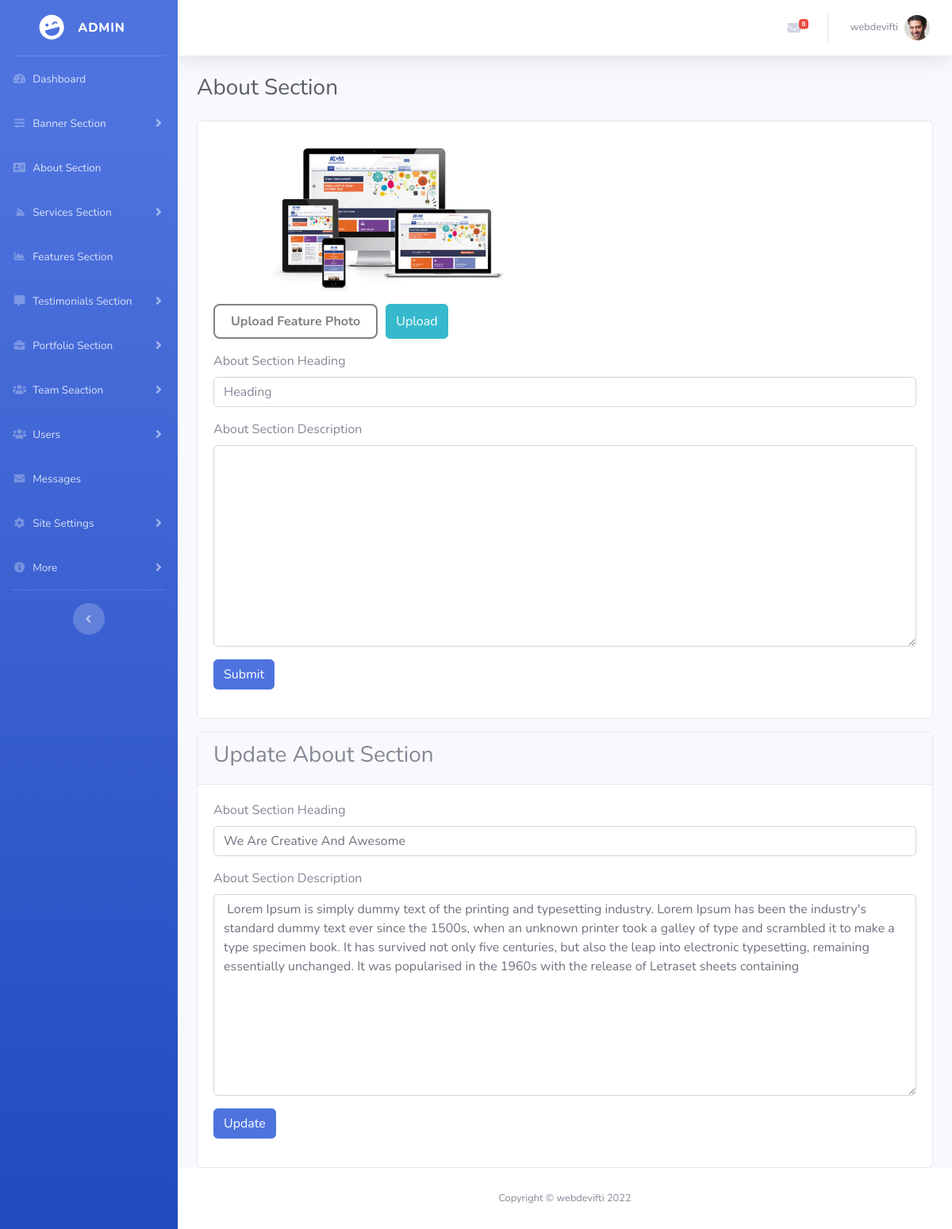
Screenshot of /admin/about-section.php (signed in) with the database file from the repository.
### tables this page shows
CREATE TABLE `users` (
  `id` int(11) NOT NULL,
  `full_name` varchar(255) NOT NULL,
  `username` varchar(255) NOT NULL,
  `email` varchar(255) NOT NULL,
  `password` varchar(255) NOT NULL,
  `role` varchar(20) NOT NULL,
  `status` tinyint(1) NOT NULL DEFAULT 1,
  `photo` varchar(255) DEFAULT NULL,
  `created_at` datetime NOT NULL DEFAULT current_timestamp(),
  `updated_at` datetime NOT NULL DEFAULT current_timestamp() ON UPDATE current_timestamp(),
  `phone_number` varchar(20) NOT NULL
);

CREATE TABLE `about_section` (
  `id` int(11) NOT NULL,
  `about_heading` varchar(255) NOT NULL,
  `about_desc` text NOT NULL,
  `about_feature_image` varchar(255) NOT NULL,
  `status` tinyint(1) NOT NULL DEFAULT 1,
  `user_id` int(11) NOT NULL,
  `created_at` datetime NOT NULL DEFAULT current_timestamp(),
  `updated_at` datetime NOT NULL DEFAULT current_timestamp() ON UPDATE current_timestamp()
);

### configs/messageFunction.php (called while the page is built, shortened)
<?php
function getMessages(){
    global $con;
    $result = mysqli_query($con, "SELECT * FROM `message_from_user` ORDER BY `sended_at` DESC LIMIT 10");
    return $result;
}

### configs/functions.php (called while the page is built, shortened)
<?php
function getLoggedInUserData($email){
    global $con;
    $query = "SELECT * FROM `users` WHERE `email` = '$email'";
    $excute_query = mysqli_query($con, $query);
    $result = mysqli_fetch_assoc($excute_query);
    return $result;
}

### configs/aboutFunction.php (called while the page is built, shortened)
<?php
function getAboutSection(){
    global $con;
    $query = mysqli_query($con, "SELECT * FROM `about_section`");
    if(mysqli_num_rows($query) > 0){
        $result = mysqli_fetch_assoc($query);
        return $result;
    }else {
        return false;
    }
}

### admin/about-section.php (the view, shortened to what this page needs)
<?php require 'layouts/header.php'; ?>
<?php
$getData = getAboutSection();
?>
        <?php require 'layouts/sidebar.php'; ?>
        <div id="content-wrapper" class="d-flex flex-column">
            <div id="content">
                <?php require 'layouts/topbar.php'; ?>
                <div class="container-fluid">
                    <div class="d-sm-flex align-items-center justify-content-between mb-4">
                        <h1 class="h3 mb-0 text-gray-800">About Section</h1>
                    </div>
                    <div class="row">
                        <div class="col-lg-12">
                            <div class="card">
                                <div class="card-body">
                                    <form action="about-section.php" method="POST" enctype="multipart/form-data">
                                        <div class="mb-3">
                                        <div class="" style="width: 100%;">
                                            <img style="border-radius:20px;margin-bottom: 10px;height: 200px;width: 50%;object-fit:contain" src="./uploads/about/<?= $getData['about_feature_image'] ?>" alt="Feature  Image">
                                            <div class="mb-3 d-flex justify-content-betwen">
                                                <div class="upload-btn-wrapper">
                                                    <button class="uploadBtn">Upload Feature Photo</button>
                                                </div>
                                                <button style="margin-left: 10px;" class="btn btn-info" type="submit" name="about_featureImage">Upload</button>
                                            </div>
                                        </div>
                                        </div>
                                    </form>
                                    <form action="about-section.php" method="POST">
                                        <div class="mb-3">
                                            <label for="">About Section Heading</label>
                                            <input type="text" placeholder="Heading"  class="form-control" name="about_heading">
                                        </div>
                                        <div class="mb-3">
                                            <label for="">About Section Description</label>
                                            <textarea cols="20" rows="10" placeholder="Descript " class="form-control" name="about_description"> </textarea>
                                        </div>
                                        <div class="mb-3">
                                            <button type="submit" name="AddAbout" class="btn btn-primary">Submit</button>
                                        </div>
                                    </form>
                                </div>
                            </div>
                            <div class="card mt-3">
                                <div class="card-header">
                                    <h3>Update About Section</h3>
                                </div>
                                <div class="card-body">
                                <form action="about-section.php" method="POST">
                                        <div class="mb-3">
                                            <label for="">About Section Heading</label>
                                            <input type="text" placeholder="Heading" value="<?php if(isset($getData['about_heading'])){ echo $getData['about_heading']; } ?>" class="form-control" name="about_heading">
                                        </div>
                                        <div class="mb-3">
                                            <label for="">About Section Description</label>
                                            <textarea cols="20" rows="10" placeholder="Descript " class="form-control" name="about_description"><?php if(isset($getData['about_desc'])){ echo $getData['about_desc']; } ?> </textarea>
                                        </div>
                                        <div class="mb-3">
                                            <button type="submit" name="updateAbout" class="btn btn-primary">Update</button>
                                        </div>
                                    </form>
                                </div>
                            </div>
                        </div>
                    </div>
                </div>
            </div>
<?php require 'layouts/footer.php'; ?>

### admin/layouts/topbar.php (shortened to what this page needs)
<nav class="navbar navbar-expand navbar-light bg-white topbar mb-4 static-top shadow">
                    <ul class="navbar-nav ml-auto">
                        <li class="nav-item dropdown no-arrow mx-1">
                            <a class="nav-link dropdown-toggle msg_counter" href="#" id="messagesDropdown" role="button"
                                data-toggle="dropdown" aria-haspopup="true" aria-expanded="false">
                                <i class="fas fa-envelope fa-fw"></i>
                                <?php
                                $getmsg = getMessages();
                                $getRow = mysqli_num_rows($getmsg);
                                ?>
                                <span class="badge badge-danger badge-counter"><?= $getRow;?></span>
                            </a>
                        </li>
                        <?php
                        $email = $_SESSION['USEREMAIL'];
                           $data = getLoggedInUserData($email);
                        ?>
                        <li class="nav-item dropdown no-arrow">
                            <a class="nav-link dropdown-toggle" href="#" id="userDropdown" role="button"
                                data-toggle="dropdown" aria-haspopup="true" aria-expanded="false">
                                <span class="mr-2 d-none d-lg-inline text-gray-600 small"><?= $data['username']; ?></span>
                                <img class="img-profile rounded-circle"
                                    src="uploads/users/<?= $data['photo']; ?>">
                            </a>
                        </li>
                    </ul>
                </nav>

### admin/layouts/header.php (style rules this page uses)
.upload-btn-wrapper { position: relative; overflow: hidden; display: inline-block; }
.uploadBtn { border: 2px solid gray; color: gray; background-color: white; padding: 8px 20px; border-radius: 8px; font-size: 16px; cursor: pointer; font-weight: bold; }

### rows the page displays
users: username "webdevifti", photo (picture)
about_section: about_feature_image (picture), about_heading "We Are Creative And Awesome", about_description "Lorem Ipsum is simply dummy text of the printing and typesetting industry. Lorem Ipsum has been the industry's standard dummy text ever since the 1500s, when an unknown printer took a galley of type and scrambled it to make a type specimen book. It has survived not only five centuries, but also the leap into electronic typesetting, remaining essentially unchanged. It was popularised in the 1960s with the release of Letraset sheets containing"

### other values shown
$getRow "8"
